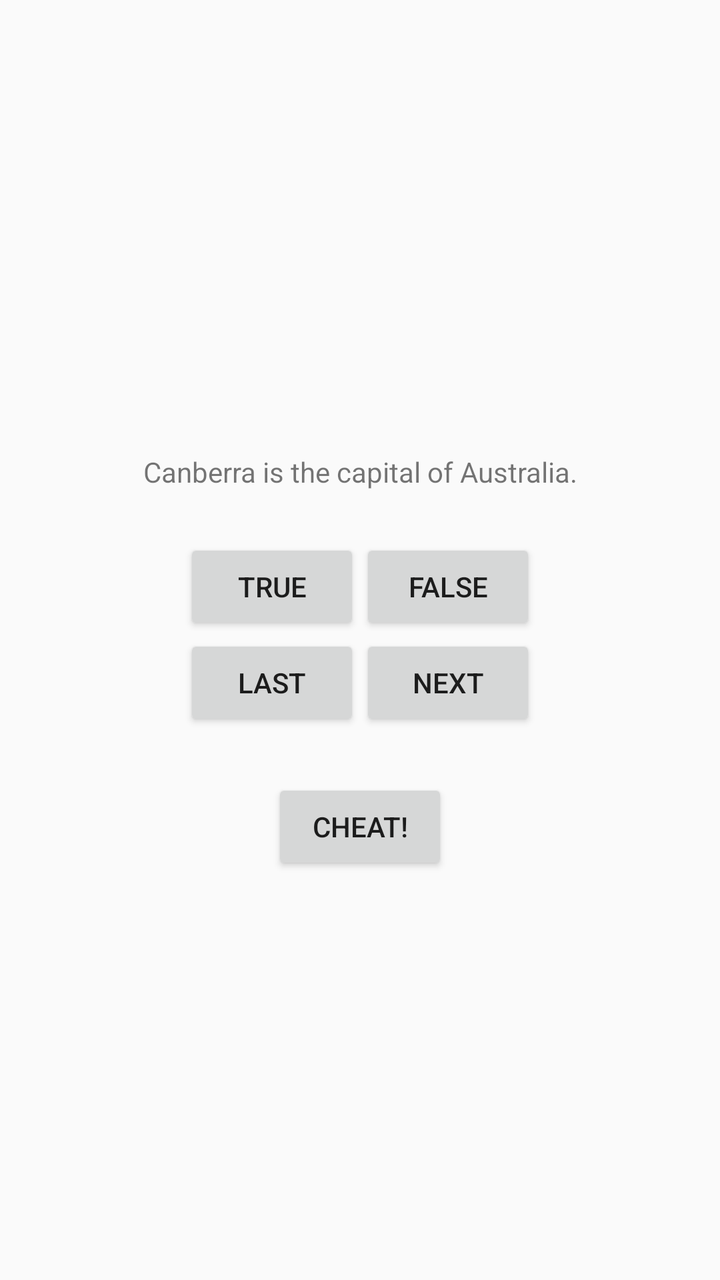
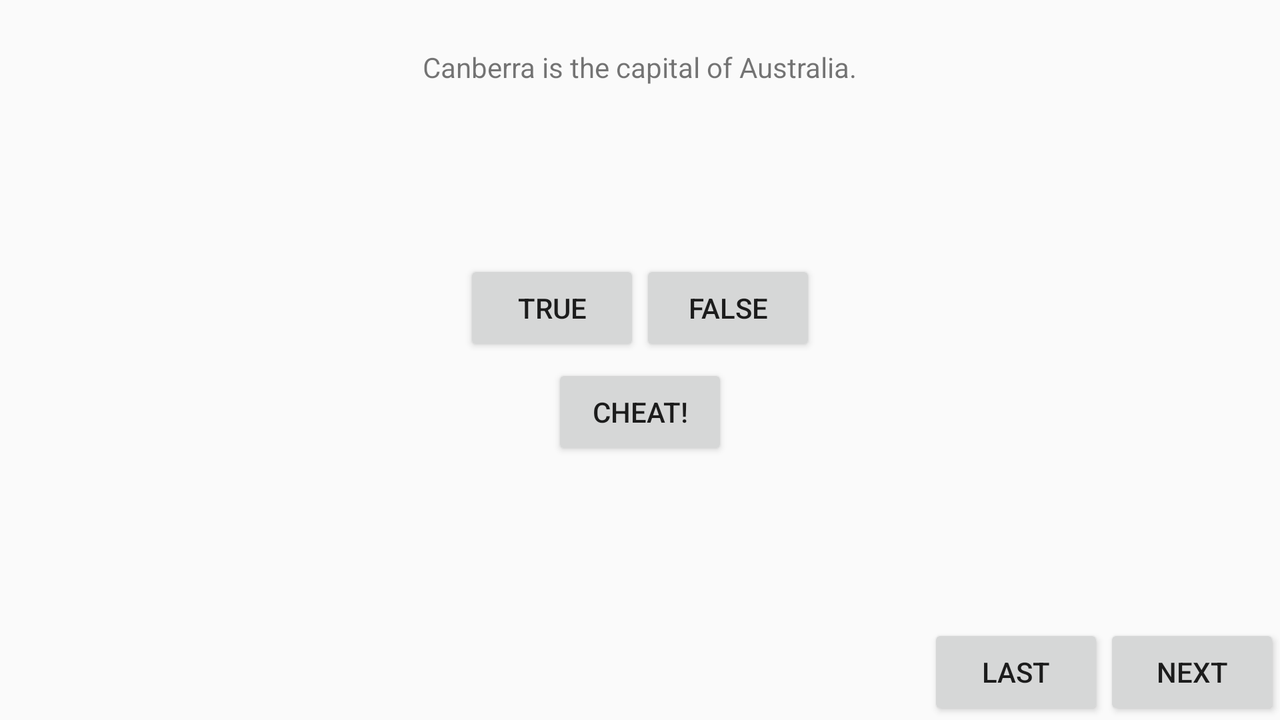

One screen, two layout resources from the same app: the default and the repository's alternative for another configuration. Each is rendered where Android would select it; the XML of both is given below.
<!-- AndroidManifest.xml: application theme Theme.AndroidAdvanceKotlin -->
<!-- res/layout/activity_geo_quiz.xml -->
<?xml version="1.0" encoding="utf-8"?>
<LinearLayout xmlns:android="http://schemas.android.com/apk/res/android"
    xmlns:app="http://schemas.android.com/apk/res-auto"
    xmlns:tools="http://schemas.android.com/tools"
    android:layout_width="match_parent"
    android:layout_height="match_parent"
    android:gravity="center"
    android:orientation="vertical">

    <TextView
        android:id="@+id/question_text_view"
        android:layout_width="wrap_content"
        android:layout_height="wrap_content"
        android:gravity="center"
        android:padding="24dp"
        android:text="@string/question_australia" />

    <LinearLayout
        android:layout_width="wrap_content"
        android:layout_height="wrap_content"
        android:orientation="horizontal">

        <Button
            android:id="@+id/true_button"
            android:layout_width="wrap_content"
            android:layout_height="wrap_content"
            android:text="@string/true_button" />

        <Button
            android:id="@+id/false_button"
            android:layout_width="wrap_content"
            android:layout_height="wrap_content"
            android:text="@string/false_button" />

    </LinearLayout>

    <LinearLayout
        android:layout_width="wrap_content"
        android:layout_height="wrap_content"
        android:orientation="horizontal">

        <Button
            android:id="@+id/last_button"
            android:layout_width="wrap_content"
            android:layout_height="wrap_content"
            android:text="@string/last_button"
            android:drawableStart="@drawable/arrow_left"
            android:drawablePadding="4dp"/>

        <Button
            android:id="@+id/next_button"
            android:layout_width="wrap_content"
            android:layout_height="wrap_content"
            android:text="@string/next_button"
            android:drawableEnd="@drawable/arrow_right"
            android:drawablePadding="4dp"/>


    </LinearLayout>

    <Button
        android:id="@+id/cheat_button"
        android:layout_width="wrap_content"
        android:layout_height="wrap_content"
        android:layout_marginTop="24dp"
        android:text="@string/cheat_button" />

</LinearLayout>
<!-- resources referenced by this layout -->
<resources>
  <string name="cheat_button">Cheat!</string>
  <string name="false_button">FALSE</string>
  <string name="last_button">LAST</string>
  <string name="next_button">Next</string>
  <string name="question_australia">Canberra is the capital of Australia.</string>
  <string name="true_button">TRUE</string>
  <style name="Theme.AndroidAdvanceKotlin" parent="Theme.MaterialComponents.DayNight.DarkActionBar.Bridge">
          
          <item name="colorPrimary">@color/purple_500</item>
          <item name="colorPrimaryVariant">@color/purple_700</item>
          <item name="colorOnPrimary">@color/white</item>
          
          <item name="colorSecondary">@color/teal_200</item>
          <item name="colorSecondaryVariant">@color/teal_700</item>
          <item name="colorOnSecondary">@color/black</item>
          
          <item name="android:statusBarColor" tools:targetApi="l">?attr/colorPrimaryVariant</item>
          
      </style>
</resources>
<!-- res/layout-land/activity_geo_quiz.xml (the repository's variant of the layout above) -->
<!-- drawn on the phone turned sideways -->
<?xml version="1.0" encoding="utf-8"?>
<FrameLayout xmlns:android="http://schemas.android.com/apk/res/android"
    xmlns:tools="http://schemas.android.com/tools"
    android:orientation="vertical"
    android:layout_width="match_parent"
    android:layout_height="match_parent">

    <TextView
        android:id="@+id/question_text_view"
        android:layout_width="wrap_content"
        android:layout_height="wrap_content"
        android:layout_gravity="center_horizontal"
        android:padding="24dp"
        android:text="@string/question_australia" />

    <LinearLayout
        android:layout_width="wrap_content"
        android:layout_height="wrap_content"
        android:layout_gravity="center_horizontal|center_vertical"
        android:orientation="vertical">

        <LinearLayout
            android:layout_width="wrap_content"
            android:layout_height="wrap_content"
            android:layout_gravity="center_horizontal|center_vertical">

            <Button
                android:id="@+id/true_button"
                android:layout_width="wrap_content"
                android:layout_height="wrap_content"
                android:text="@string/true_button" />

            <Button
                android:id="@+id/false_button"
                android:layout_width="wrap_content"
                android:layout_height="wrap_content"
                android:text="@string/false_button" />

        </LinearLayout>


        <Button
            android:id="@+id/cheat_button"
            android:layout_width="wrap_content"
            android:layout_height="wrap_content"
            android:layout_marginTop="4dp"
            android:layout_gravity="center"
            android:text="@string/cheat_button" />

    </LinearLayout>

    <LinearLayout
        android:layout_width="wrap_content"
        android:layout_height="wrap_content"
        android:layout_gravity="bottom|right">

        <Button
            android:id="@+id/last_button"
            android:layout_width="wrap_content"
            android:layout_height="wrap_content"
            android:text="@string/last_button"
            android:drawableStart="@drawable/arrow_left"
            android:drawablePadding="4dp"/>

        <Button
            android:id="@+id/next_button"
            android:layout_width="wrap_content"
            android:layout_height="wrap_content"
            android:text="@string/next_button"
            android:drawableEnd="@drawable/arrow_right"
            android:drawablePadding="4dp"/>


    </LinearLayout>

</FrameLayout>
